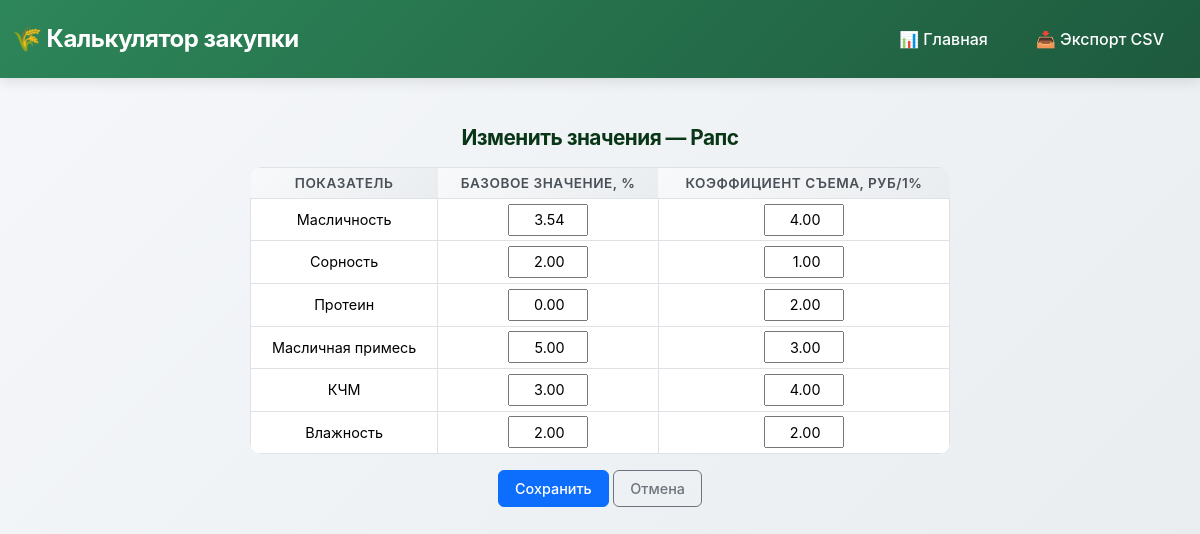
The page /change_raps/ on the database its author committed.
### purch_calculator/removal_rates/models.py (models this page shows, shortened)
class RemovalForRapeseed(models.Model):
    moisture_base = models.DecimalField(
        _("Влажность (базовое значение, %)"),
        max_digits=10, decimal_places=2, default=0,
        validators=[MinValueValidator(0, message=_("Значение не может быть отрицательным."))]
    )
    moisture_removal = models.DecimalField(
        _("Влажность (коэффициент съема)"),
        max_digits=10, decimal_places=2, default=0,
        validators=[MinValueValidator(0, message=_("Значение не может быть отрицательным."))]
    )
    weed_impurity_base = models.DecimalField(
        _("Сорность (базовое значение, %)"),
        max_digits=10, decimal_places=2, default=0,
        validators=[MinValueValidator(0, message=_("Значение не может быть отрицательным."))]
    )
    weed_impurity_removal = models.DecimalField(
        _("Сорность (коэффициент съема)"),
        max_digits=10, decimal_places=2, default=0,
        validators=[MinValueValidator(0, message=_("Значение не может быть отрицательным."))]
    )
    oil_impurity_base = models.DecimalField(
        _("Масличная примесь (базовое значение, %)"),
        max_digits=10, decimal_places=2, default=0,
        validators=[MinValueValidator(0, message=_("Значение не может быть отрицательным."))]
    )
    oil_impurity_removal = models.DecimalField(
        _("Масличная примесь (коэффициент съема)"),
        max_digits=10, decimal_places=2, default=0,
        validators=[MinValueValidator(0, message=_("Значение не может быть отрицательным."))]
    )
    oil_content_base = models.DecimalField(
        _("Масличность (базовое значение, %)"),
        max_digits=10, decimal_places=2, default=0,
        validators=[MinValueValidator(0, message=_("Значение не может быть отрицательным."))]
    )
    oil_content_removal = models.DecimalField(
        _("Масличность (коэффициент съема)"),
        max_digits=10, decimal_places=2, default=0,
        validators=[MinValueValidator(0, message=_("Значение не может быть отрицательным."))]
    )
    KCHM_base = models.DecimalField(
        _("КЧМ (базовое значение, %)"),
        max_digits=10, decimal_places=2, default=0,
        validators=[MinValueValidator(0, message=_("Значение не может быть отрицательным."))]
    )
    KCHM_removal = models.DecimalField(
        _("КЧМ (коэффициент съема)"),
        max_digits=10, decimal_places=2, default=0,
        validators=[MinValueValidator(0, message=_("Значение не может быть отрицательным."))]
    )
    protein_base = models.DecimalField(
        _("Протеин (базовое значение, %)"),
        max_digits=10, decimal_places=2, default=0,
        validators=[MinValueValidator(0, message=_("Значение не может быть отрицательным."))]
    )
    protein_removal = models.DecimalField(
        _("Протеин (коэффициент съема)"),
        max_digits=10, decimal_places=2, default=0,
        validators=[MinValueValidator(0, message=_("Значение не может быть отрицательным."))]
    )

### purch_calculator/removal_rates/views.py (the view)
# urls.py: path('change_raps/',UpdateRaps.as_view(),name='update_raps'),
class UpdateRaps(UpdateView):
    model = RemovalForRapeseed
    form_class = RapeseedForm
    success_url = reverse_lazy('index')
    template_name = 'change_data/update_raps.html'
    def get_object(self, queryset=None):
        obj, _ = RemovalForRapeseed.objects.get_or_create(pk=1)
        return obj

### purch_calculator/removal_rates/forms.py
class RapeseedForm(forms.ModelForm):
    class Meta:
        model = RemovalForRapeseed
        fields = [
        "moisture_base", "moisture_removal",
        "weed_impurity_base", "weed_impurity_removal",
        "oil_impurity_base", "oil_impurity_removal",
        "oil_content_base", "oil_content_removal",
        "KCHM_base", "KCHM_removal",
        "protein_base", "protein_removal"
    ]
        widgets = {
            field: forms.NumberInput(attrs={'step': '1'})
            for field in fields
        }

### templates/change_data/update_raps.html (shortened to what this page needs)
{% extends "base.html" %}
{% load django_bootstrap5 %}
{% block content %}
<div class="container mt-4">
  <h2>Изменить значения — Рапс</h2>
  <form method="post" novalidate>
    <div class="table-container">
      <table class="table table-bordered table-sm compact-table">
        <thead>
          <tr>
            <th>Показатель</th>
            <th>Базовое значение, %</th>
            <th>Коэффициент съема, руб/1%</th>
          </tr>
        </thead>
        <tbody>
          <tr><td>Масличность</td><td>{{ form.oil_content_base }}</td><td>{{ form.oil_content_removal }}</td></tr>
          <tr><td>Сорность</td><td>{{ form.weed_impurity_base }}</td><td>{{ form.weed_impurity_removal }}</td></tr>
          <tr><td>Протеин</td><td>{{ form.protein_base }}</td><td>{{ form.protein_removal }}</td></tr>
          <tr><td>Масличная примесь</td><td>{{ form.oil_impurity_base }}</td><td>{{ form.oil_impurity_removal }}</td></tr>
          <tr><td>КЧМ</td><td>{{ form.KCHM_base }}</td><td>{{ form.KCHM_removal }}</td></tr>
          <tr><td>Влажность</td><td>{{ form.moisture_base }}</td><td>{{ form.moisture_removal }}</td></tr>
        </tbody>
      </table>
    </div>
    <div class="text-center mt-3">
      <button type="submit" class="btn btn-primary btn-sm">Сохранить</button>
      <a href="{% url 'index' %}" class="btn btn-outline-secondary btn-sm">Отмена</a>
    </div>
  </form>
</div>
{% endblock %}

### templates/base.html (style rules this page uses)
:root { --primary-color: #2d8659; --primary-dark: #1e5a3e; --primary-light: #e8f5e9; --secondary-color: #6c757d; --accent-color: #ffc107; --success-color: #28a745; --warning-color: #ffc107; --danger-color: #dc3545; --light-bg: #f8f9fa; --border-radius: 12px; --shadow-sm: 0 2px 4px rgba(0,0,0,0.08); --shadow-md: 0 4px 12px rgba(0,0,0,0.1); --shadow-lg: 0 8px 24px rgba(0,0,0,0.12); }
* { transition: all 0.3s ease; }
body { background: linear-gradient(135deg, #f5f7fa 0%, #e8ecef 100%); min-height: 100vh; font-family: -apple-system, BlinkMacSystemFont, 'Segoe UI', Roboto, 'Helvetica Neue', Arial, sans-serif; }
.btn { border-radius: 8px; font-weight: 500; padding: 0.6rem 1.5rem; transition: all 0.3s ease; }
.table { border-radius: var(--border-radius); overflow: hidden; }
.table thead th { background: linear-gradient(135deg, #f8f9fa 0%, #e9ecef 100%); border: none; font-weight: 600; text-transform: uppercase; font-size: 0.85rem; letter-spacing: 0.5px; color: #495057; }
.table tbody tr { transition: all 0.2s ease; }
h1, h2, h3 { font-weight: 700; letter-spacing: -0.5px; }
.container { max-width: 1400px; }

### templates/change_data/update_raps.html (style rules this page uses)
.compact-table { width: 100%; max-width: 700px; margin: 0 auto; font-size: 0.9rem; border-collapse: collapse; }
.compact-table th, .compact-table td { padding: 0.3rem 0.6rem; vertical-align: middle; text-align: center; }
.compact-table input { width: 100%; max-width: 80px; text-align: right; padding: 0.2rem 0.4rem; font-size: 0.9rem; }
h2 { text-align: center; font-size: 1.3rem; margin-bottom: 1rem; color: #083617; }
.btn { font-size: 0.9rem; padding: 0.4rem 1rem; border-radius: 6px; }
.table-container { display: flex; justify-content: center; }
table thead { background-color: #f8f9fa; }

### rows shown on the page
RemovalForRapeseed: oil_content_base "3.54", oil_content_removal "4.00", weed_impurity_base "2.00", weed_impurity_removal "1.00", protein_base "0.00", protein_removal "2.00", oil_impurity_base "5.00", oil_impurity_removal "3.00", KCHM_base "3.00", KCHM_removal "4.00", moisture_base "2.00", moisture_removal "2.00"
